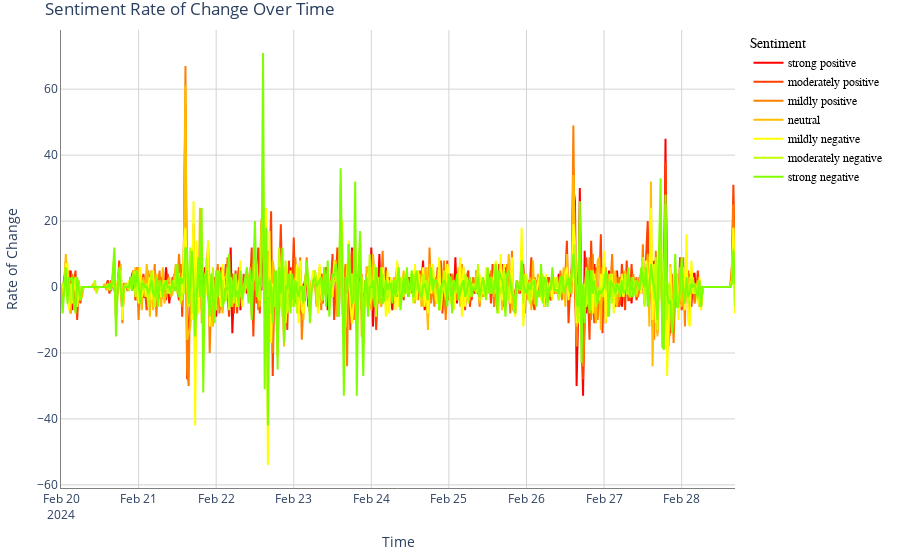

Write notebook code for a chart like this one.
### Code cell
# Create a Plotly figure
fig = go.Figure()

# Using the red_to_green_scale for color
for i, column in enumerate(hourly_sentiments_derivative.columns):
    color = red_to_green_scale[i % len(red_to_green_scale)]
    
    fig.add_trace(go.Scatter(x=hourly_sentiments_derivative.index, y=hourly_sentiments_derivative[column],
                            mode='lines', name=column, line=dict(color=color)))

# Update layout with titles, axis labels, and grid lines
fig.update_layout(
    title='Sentiment Rate of Change Over Time',
    xaxis_title='Time',
    yaxis_title='Rate of Change',
    xaxis=dict(showline=True, showgrid=True, linecolor='gray', gridcolor='lightgray'),
    yaxis=dict(showline=True, showgrid=True, linecolor='gray', gridcolor='lightgray'),
    plot_bgcolor='white',
    legend_title='Sentiment',
    legend=dict(traceorder='normal', font=dict(family="sans-serif", size=12, color="black")),
    margin=dict(l=20, r=20, t=30, b=20)
)

# Show the figure

### Figure 1 — Plotly figure (JSON) as saved in the notebook; plotly's stock layout.template omitted (floating-point values rounded to 4 significant figures; data arrays with more than 128 entries replaced by an {"elided": "..."} marker saying what was removed)
{"data": [{"line": {"color": "#ff0000"}, "mode": "lines", "name": "strong positive", "type": "scatter", "x": {"elided": "418 str values"}, "y": {"elided": "418 int values"}}, {"line": {"color": "#ff4000"}, "mode": "lines", "name": "moderately positive", "type": "scatter", "x": {"elided": "418 str values"}, "y": {"elided": "418 int values"}}, {"line": {"color": "#ff8000"}, "mode": "lines", "name": "mildly positive", "type": "scatter", "x": {"elided": "418 str values"}, "y": {"elided": "418 int values"}}, {"line": {"color": "#ffbf00"}, "mode": "lines", "name": "neutral", "type": "scatter", "x": {"elided": "418 str values"}, "y": {"elided": "418 int values"}}, {"line": {"color": "#ffff00"}, "mode": "lines", "name": "mildly negative", "type": "scatter", "x": {"elided": "418 str values"}, "y": {"elided": "418 int values"}}, {"line": {"color": "#bfff00"}, "mode": "lines", "name": "moderately negative", "type": "scatter", "x": {"elided": "418 str values"}, "y": {"elided": "418 int values"}}, {"line": {"color": "#80ff00"}, "mode": "lines", "name": "strong negative", "type": "scatter", "x": {"elided": "418 str values"}, "y": {"elided": "418 int values"}}], "layout": {"legend": {"font": {"color": "black", "family": "sans-serif", "size": 12}, "title": {"text": "Sentiment"}, "traceorder": "normal"}, "margin": {"b": 20, "l": 20, "r": 20, "t": 30}, "plot_bgcolor": "white", "title": {"text": "Sentiment Rate of Change Over Time"}, "xaxis": {"gridcolor": "lightgray", "linecolor": "gray", "showgrid": true, "showline": true, "title": {"text": "Time"}}, "yaxis": {"gridcolor": "lightgray", "linecolor": "gray", "showgrid": true, "showline": true, "title": {"text": "Rate of Change"}}}}
